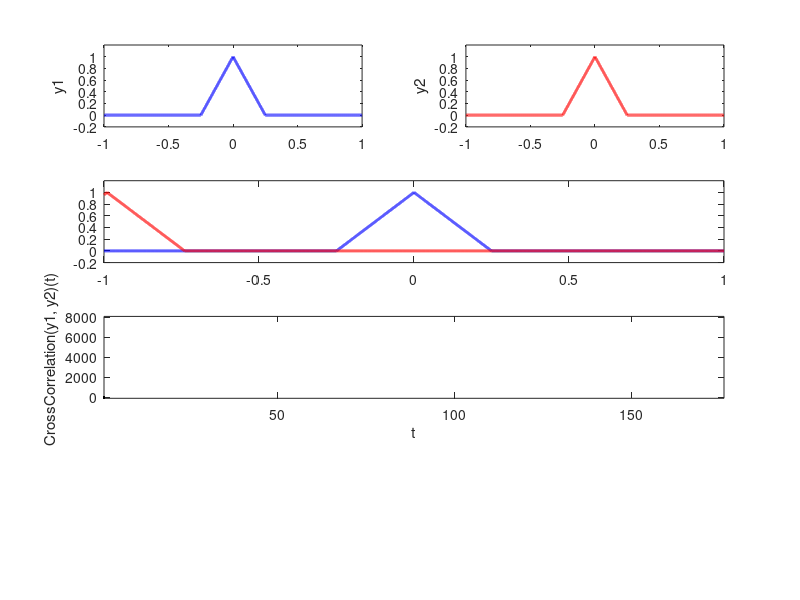
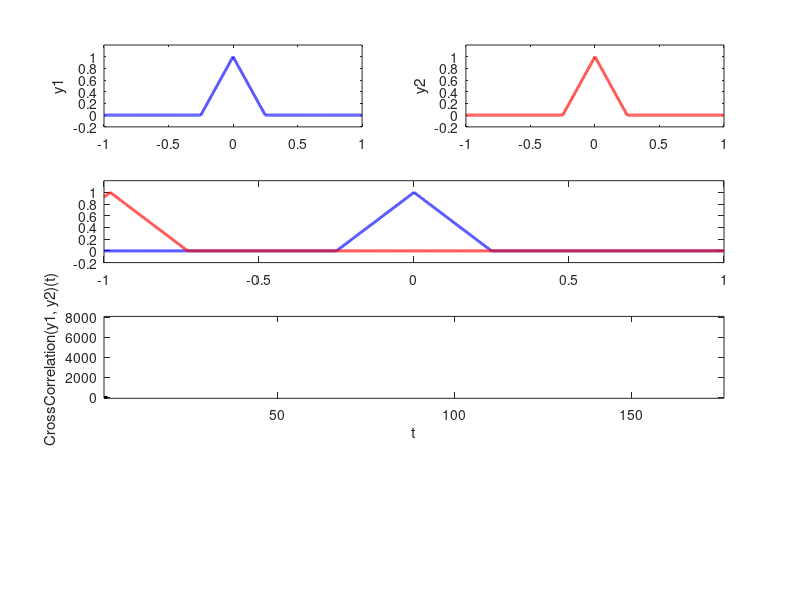
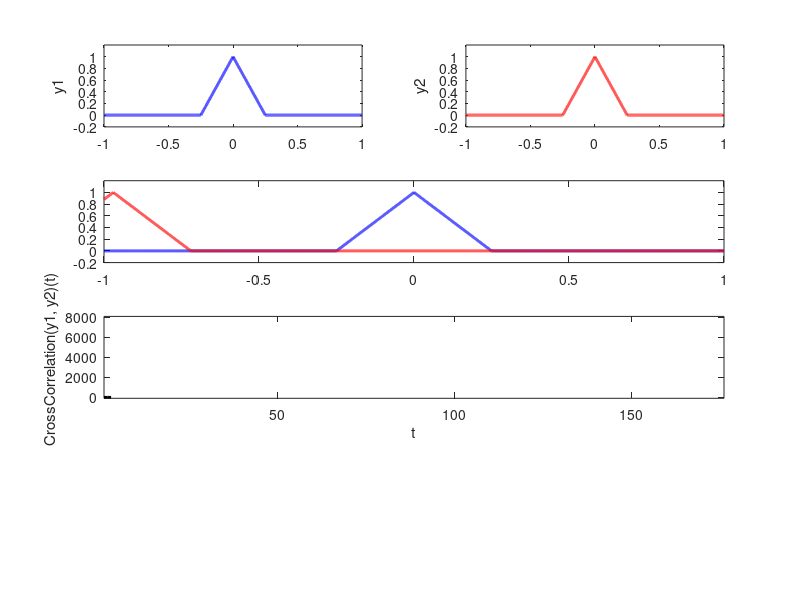
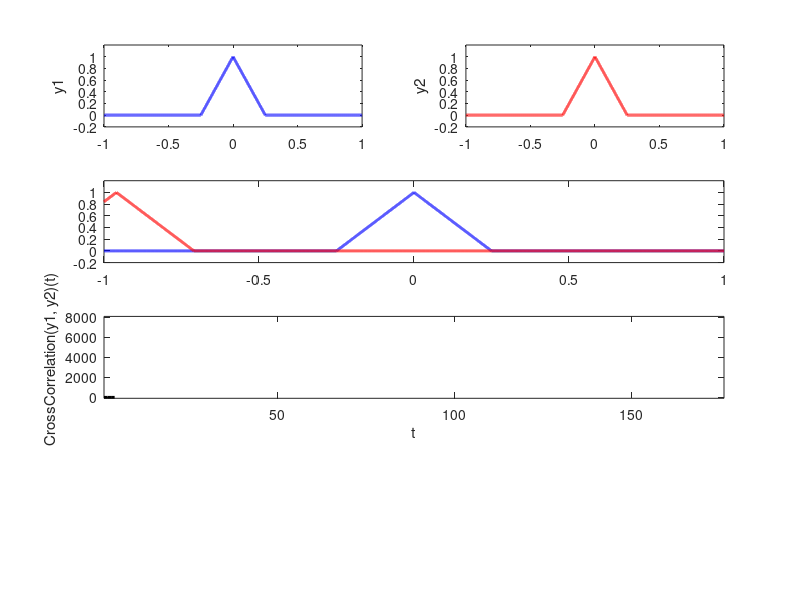

MATLAB code to generate these figures, in order: (Note: a time limit stopped this script after it produced the figures.)
% two isosceles triangles
function test = test_datatypes()

clc; close all; clear all;

% ========== init some variables:
iteration = 176;
fs = 10000;
t = -1:1/fs:1;

iterationSteps   = 1:1:iteration;
crossCorrelation = zeros(1,iteration);
convolution      = zeros(1,iteration);

set(gcf,'Color',[1 1 1]);


% ========== plot two signals (y1 and y2):
disp('Let y1 and y2 to be defined as following figures:')
disp('============================================================')
y1 = tripuls(t,0.5,0);
%y2 = rectpuls(t,0.5);
y2 = tripuls(t,0.5,0);
subplot(4,2,1);plot(t,y1,'Color','blue','LineWidth',2),axis([-1 1 -0.2 1.2]);
ylabel('y1')
subplot(4,2,2);plot(t,y2,'Color','red','LineWidth',2),axis([-1 1 -0.2 1.2]);
ylabel('y2')


disp('Press Enter to continue ....')
pause



% ========== cross correlation of two signals (y1 and y2):
disp(' ');disp(' ')
disp('Cross Correlation of two signals (y1 and y2):')
disp('============================================================')

for i = 1:iteration
    
    moveStep = (i-100)/100;
    y1 = tripuls(t,0.5,0);
    y2 = tripuls(t-moveStep,0.5,0);
    
    subplot(4,2,3:4)
    hold off;plot(t,y1,'Color','blue','LineWidth',2),axis([-1 1 -0.2 1.2]);
    hold on; plot(t,y2,'Color','red', 'LineWidth',2),axis([-1 1 -0.2 1.2]);
    
    
    crossCorrelation(i) = sum(y1.*y2);
    
    subplot(4,2,5:6)
    hold off
    plot(iterationSteps(1:i),crossCorrelation(1:i),'Color','black','LineWidth',2); axis([1 iteration -100 8.1e3]);
    xlabel('t')
    ylabel('CrossCorrelation(y1, y2)(t) ')
    print(sprintf("plot-output-pyr-pyr/%05d.jpg",i));
    pause(0.05)
end


disp('Press Enter to continue ....')
pause
